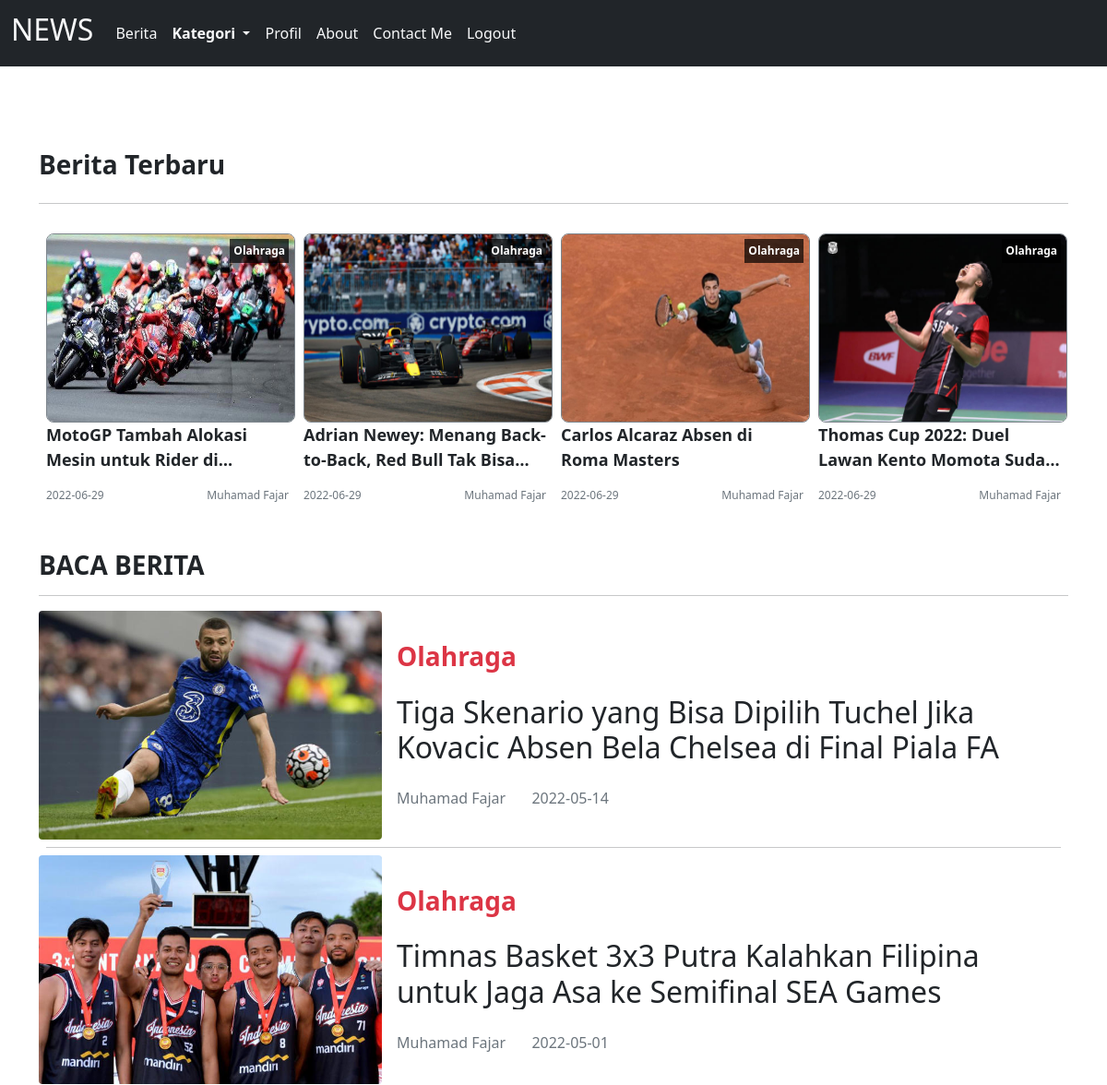
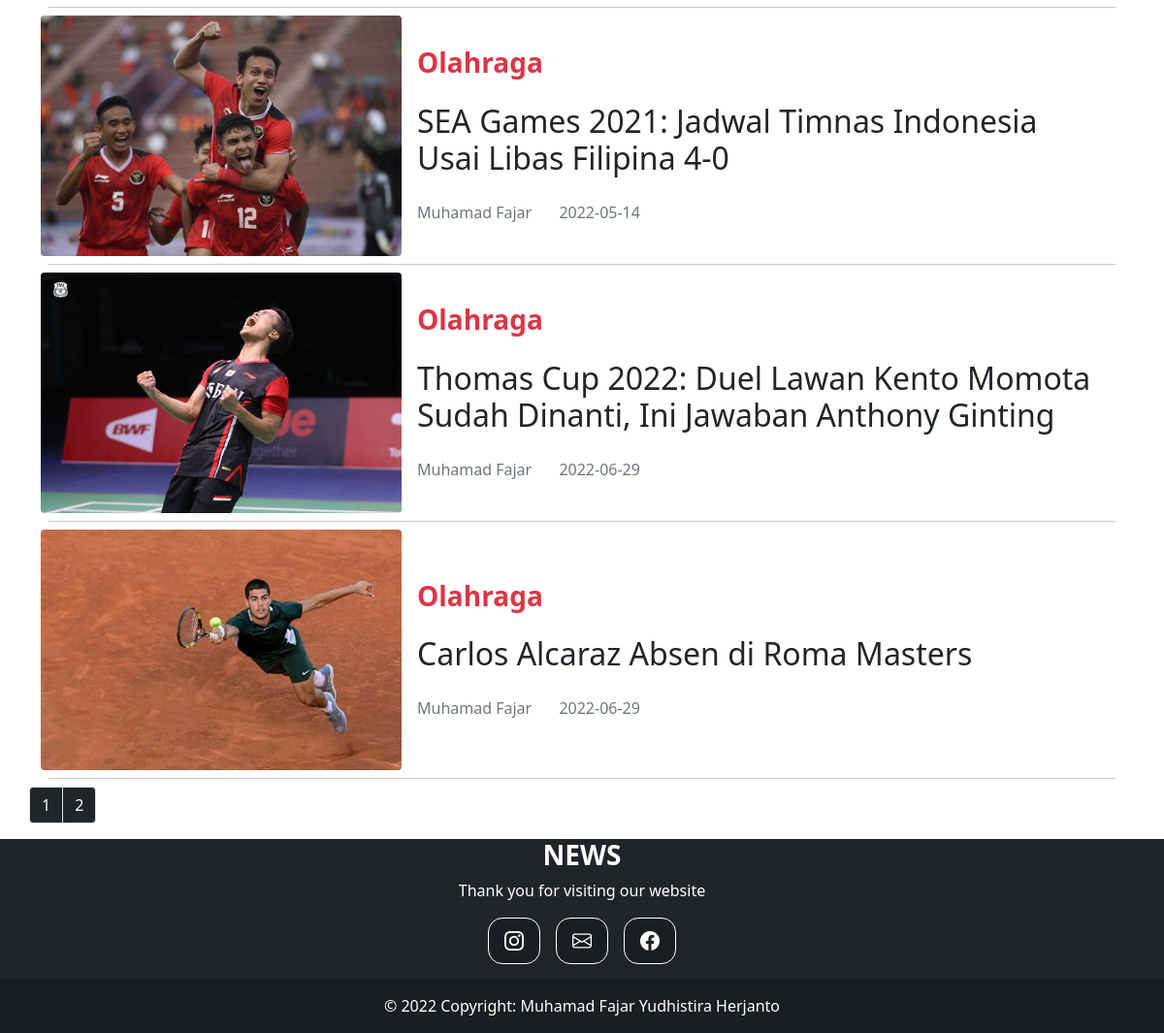
Page /kategoriolahragapage.php (signed in) on the committed database (2 pictures, top to bottom).
### tables this page shows
CREATE TABLE `berita` (
  `id_berita` int(11) NOT NULL,
  `id_kategori` int(11) NOT NULL,
  `judul_berita` varchar(255) NOT NULL,
  `penulis_berita` varchar(255) NOT NULL,
  `tgl_berita` date NOT NULL,
  `isi_berita` text NOT NULL,
  `gambar_berita` varchar(255) NOT NULL
);

CREATE TABLE `kategori` (
  `id_kategori` int(11) NOT NULL,
  `nama_kategori` varchar(255) NOT NULL
);

### kategoriolahragapage.php (the view, shortened to what this page needs)
<?php
        include "koneksi.php";
        $id="olahraga";
        $limit = 5;
          if (isset($_GET["page"])) {
	          $page  = $_GET["page"];
	        }
      	  else{
	          $page=1;
	        };
        $start_from = ($page-1) * $limit;
?>
<!DOCTYPE html>
<html lang="en">
<head>
     <link rel="stylesheet" href="css/bootstrap.min.css">
     <link rel="stylesheet" href="css/bootstrap.css">
     <link rel="stylesheet" href="assets/style/style.css">
     <link rel="stylesheet" href="https://cdn.jsdelivr.net/npm/bootstrap-icons@1.8.1/font/bootstrap-icons.css">
</head>
<body>
<nav class="navbar navbar-expand-lg navbar-light bg-dark ">
        <div class="container-fluid">
          <a class="navbar-brand text-light" href="#"><h2>NEWS</h2></a>
          <div class="collapse navbar-collapse" id="navbarNav">
            <ul class="navbar-nav justify-content-center">
              <li class="nav-item">
                <a class="nav-link text-light" href="user/indexuser.php">Berita</a>
              </li>
              <li class="nav-item dropdown">
               <a class="nav-link dropdown-toggle nav-link text-light fw-bold" href="#" id="navbarDropdownMenuLink" role="button" data-bs-toggle="dropdown" aria-expanded="false">
               Kategori
          </a>
              </li>
              <li class="nav-item">
                <a class="nav-link text-light" href="user/indexprofil.php">Profil</a>
              </li>
              <li class="nav-item">
                <a class="nav-link text-light" href="aboutpage.php">About</a>
              </li>
              <li class="nav-item">
                <a class="nav-link text-light" href="contactpage.php">Contact Me</a>
              </li>
              <li class="nav-item">
                <a class="nav-link text-light" href="logout.php">Logout</a>
              </li>
            </ul>
          </div>
        </div>
      </nav>
    <section id="content">
    <div class="container" style="margin-top:50px;">
    <div class="d-flex justify-content-between">
      <h3 class="fw-bold">Berita Terbaru</h3>
      </div>
      <hr>
    <div class="row row-cols-1 row-cols-md-3 row-cols-2 row-cols-lg-4 g-4 g-lg-3 m-0 w-100">
        <?php
            $query= $koneksi->query("SELECT * FROM berita INNER JOIN kategori ON berita.id_kategori=kategori.id_kategori WHERE nama_kategori='$id' ORDER BY tgl_berita DESC LIMIT 4");
            while ($data=mysqli_fetch_array($query))  {
        ?>
                <div class="col">
                    <div class="card border-0 h-100 mb-2 mb-md-4">
                        <span class="label-category p-1"><?=$data['nama_kategori']?></span>
                        <img src="images/<?=$data['gambar_berita']?>" alt="" class="thumbnail-latets" style="height:100%">
                        <div class="card-body p-0">
                            <p class="card-title-latets mb-2 mb-md-3 multi-line-truncate"><?=$data['judul_berita']?></p>
                            <div class="d-flex justify-content-between">
                                <small class="text-muted"><?= $data['tgl_berita']?></small>
                                <small class="text-muted"><?= $data['penulis_berita']?></small>
                            </div>
                        </div>
                    </div>
                </div>
                <?php
            }
                ?>
    </div>
             <div id="content-news" class="row" style="margin-top:50px;">
                <div class="col-12 col-md-12">
                    <h3 class="fw-bold">BACA BERITA</h3>
                    <hr>
                     <?php
                      $result = mysqli_query($koneksi,"SELECT * FROM berita INNER JOIN kategori ON berita.id_kategori=kategori.id_kategori WHERE nama_kategori='$id' ORDER BY id_berita DESC LIMIT $start_from, $limit");
                      while ($data=mysqli_fetch_array($result))  {
                      ?>
                      <div class="card border-0 w-100">
                          <div class="row g-0 align-items-center">
                            <div class="col-md-4 col-4 position-relative">
                                <img src="images/<?=$data['gambar_berita']?>" class="img-fluid rounded my-auto" style="width:400px; heigth:100%;">
                            </div>
                            <div class="col-md-8 col-8">
                                <div class="card-body p-2 p-md-3">
                                    <h3 class="text-danger fw-bold list-label"><?=$data['nama_kategori']?></h3>
                                    <h2 class="card-title multi-line-truncate list-judul my-lg-4"><?=$data['judul_berita']?></h2>
                                    <large class="text-muted penulis me-4"><?=$data['penulis_berita']?></large>
                                    <large class="text-muted"><?=$data['tgl_berita']?></large>
                                </div>
                            </div>
                         </div>
                        <hr class="m-2">
                    </div>
                      <?php
        }
        ?>
</div>
<?php
$result_db = mysqli_query($koneksi,"SELECT COUNT(*) as jumlah FROM berita WHERE id_kategori ='3'");
$row_db = mysqli_fetch_row($result_db);
$total_records = $row_db[0];
$total_pages = ceil($total_records / $limit);
$pagLink = "<ul class='pagination'>";
for ($i=1; $i<=$total_pages; $i++) {
              $pagLink .= "<li class='page-item'><a class='page-link bg-dark text-white' href='kategoriolahragapage.php?page=".$i."'>".$i."</a></li>";
}
echo $pagLink . "</ul>";
?>
            </div>
</div>
<?php
include "footer.php";
?>
    </body>
    </html>

### assets/style/style.css (style rules this page uses)
section#content { margin-top: 90px; }
small { font-size: 12px; }
.thumbnail-latets { width: 270px; height: 176px; border-radius: 8px; border: 1px solid #7D858C; }
.label-category { position: absolute; top: 6px; right: 0; font-weight: bold; background-color: rgba(0, 0, 0, .7); color: white; font-size: 12px; }
.card-title-latets { font-size: 18px; font-weight: bold; }
.multi-line-truncate { display: -webkit-box; -webkit-box-orient: vertical; -webkit-line-clamp: 2; overflow: hidden; }

### rows in the picture
berita: id_kategori.nama_kategori "Olahraga", gambar_berita (picture), judul_berita "MotoGP Tambah Alokasi Mesin untuk Rider…", tgl_berita "2022-06-29", penulis_berita "Muhamad Fajar"
berita: id_kategori.nama_kategori "Olahraga", gambar_berita (picture), judul_berita "Adrian Newey: Menang Back-to-Back, Red Bull Tak…", tgl_berita "2022-06-29", penulis_berita "Muhamad Fajar"
berita: id_kategori.nama_kategori "Olahraga", gambar_berita (picture), judul_berita "Carlos Alcaraz Absen di Roma Masters", tgl_berita "2022-06-29", penulis_berita "Muhamad Fajar"
berita: id_kategori.nama_kategori "Olahraga", gambar_berita (picture), judul_berita "Thomas Cup 2022: Duel Lawan Kento Momota…", tgl_berita "2022-06-29", penulis_berita "Muhamad Fajar", judul_berita "Thomas Cup 2022: Duel Lawan Kento Momota Sudah Dinanti, Ini Jawaban Anthony Ginting"
berita: gambar_berita (picture), id_kategori.nama_kategori "Olahraga", judul_berita "Tiga Skenario yang Bisa Dipilih Tuchel Jika Kovacic Absen Bela Chelsea di Final Piala FA", penulis_berita "Muhamad Fajar", tgl_berita "2022-05-14"
berita: gambar_berita (picture), id_kategori.nama_kategori "Olahraga", judul_berita "Timnas Basket 3x3 Putra Kalahkan Filipina untuk Jaga Asa ke Semifinal SEA Games", penulis_berita "Muhamad Fajar", tgl_berita "2022-05-01"
berita: gambar_berita (picture), id_kategori.nama_kategori "Olahraga", judul_berita "SEA Games 2021: Jadwal Timnas Indonesia Usai Libas Filipina 4-0", penulis_berita "Muhamad Fajar", tgl_berita "2022-05-14"
